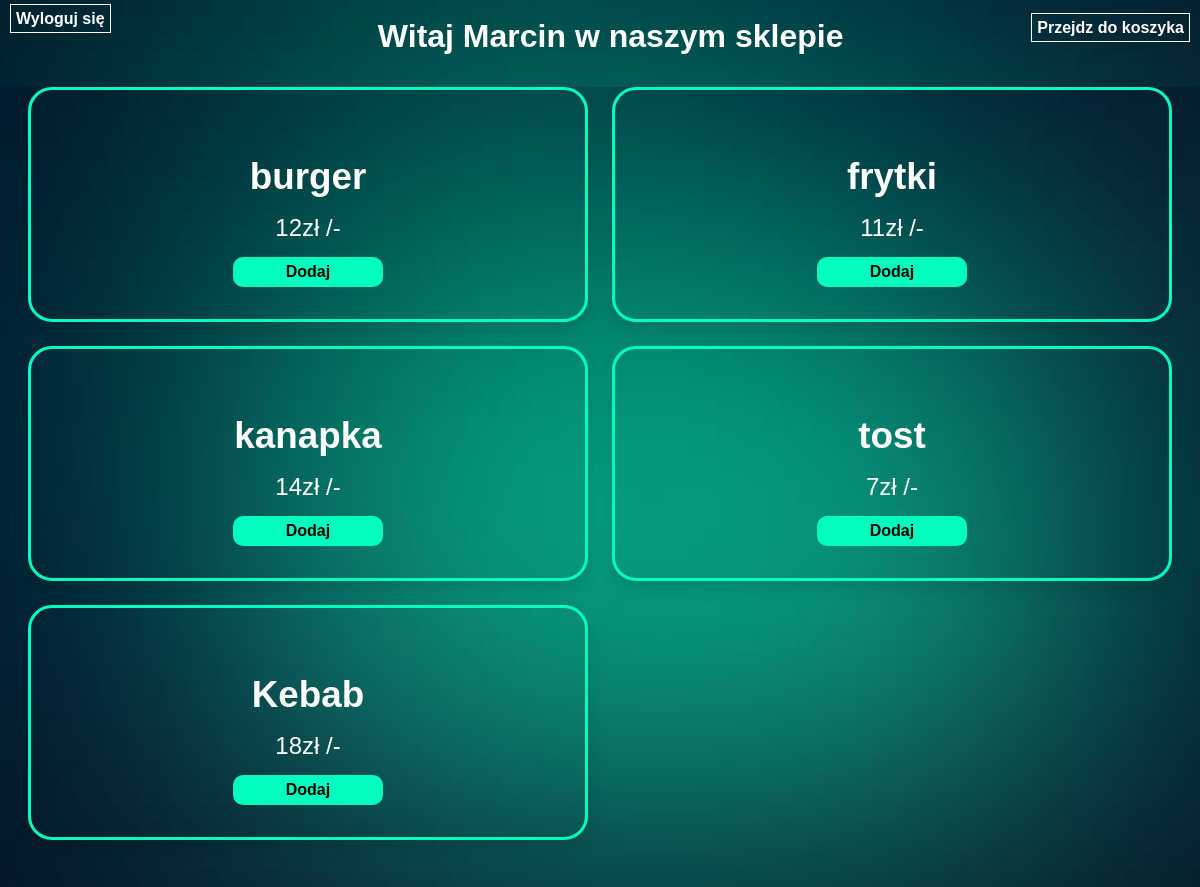
Page /sklep.php (signed in) on the committed database.
### tables this page shows
CREATE TABLE `produkt` (
  `id` int(255) NOT NULL,
  `Nazwa` varchar(255) NOT NULL,
  `Cena` varchar(255) NOT NULL,
  `Zdjecie` varchar(255) NOT NULL
);

### sklep.php (the view, shortened to what this page needs)
<?php
require_once "connect.php";
   $conn = new mysqli($host,$db_user,$db_password,$db_name);
?>
<!DOCTYPE html>
<html lang="en">
<head>
</head>
<body>
<section>
   <div class="koszyk">
      <a href="koszyk.php"><ion-icon name="cart-outline"></ion-icon>Przejdz do koszyka</a>
   </div>
   <div class="logout">
      <?php
         echo "<a href='logout.php' class='a'>Wyloguj się</a><br>";
      ?>
   </div>
   <div class="naglowek">
      <?php
      echo "<h2>Witaj ".$_SESSION['User']." w naszym sklepie</h2>";
      ?>
</div>
<section class="products">
         <div class="box-container">
            <?php
            $select_products = mysqli_query($conn, "SELECT * FROM `produkt`");
            if(mysqli_num_rows($select_products) > 0){
               while($fetch_product = mysqli_fetch_assoc($select_products)){
            ?>
            <form action="" method="post">
               <div class="box">
                  <h3><?php echo $fetch_product['Nazwa']; ?></h3>
                  <div class="price"><?php echo $fetch_product['Cena']; ?>zł /-</div>
                  <input type="submit" class="btn" value="Dodaj" name="add_to_cart">
               </div>
            </form>
            <?php
               };
            };
            ?>
         </div>
</section>
</section>
</body>
</html>

### sklep.php (style rules this page uses)
* { margin: 0; padding: 0; font-family:sans-serif; }
section { min-height: 100vh; width: 100%; background: url(tlo3.jpg)no-repeat; background-position: center; background-size: cover; }
a { text-decoration: none; color: #fff; font-weight: 600; border:1px solid white; padding: 5px; position: relative; top: 10px; margin: 10px; }
.btn { width: 150px; height: 30px; border-radius: 10px; background: #00ffbf; border: none; outline: none; cursor: pointer; font-size: 1em; font-weight:600 ; margin-top: 15px; }
.koszyk { float:right; }
.naglowek { display: flex; justify-content: center; }
h2 { font-size: 2em; color: white; text-align: center; position: relative; left: 100px; }
h3 { color: white; }
.products .box-container { display: grid; grid-template-columns: repeat(auto-fit, 35rem); gap:1.5rem; justify-content: center; }
.products .box-container .box { text-align: center; padding:2rem; box-shadow:0 .5rem 1rem rgba(0,0,0,.1); border:.2rem solid #00ffbf; border-radius: 1.5rem; }
.products .box-container .box h3 { margin:1rem 0; font-size: 2.3rem; color:white; }
.products .box-container .box .price { font-size: 1.5rem; color:white; }
.products { margin-top: 2rem; }

### rows in the picture
produkt: Nazwa "burger", Cena "12"
produkt: Nazwa "frytki", Cena "11"
produkt: Nazwa "kanapka", Cena "14"
produkt: Nazwa "tost", Cena "7"
produkt: Nazwa "Kebab", Cena "18"

### other values in the picture
$_SESSION['User'] "Marcin"
